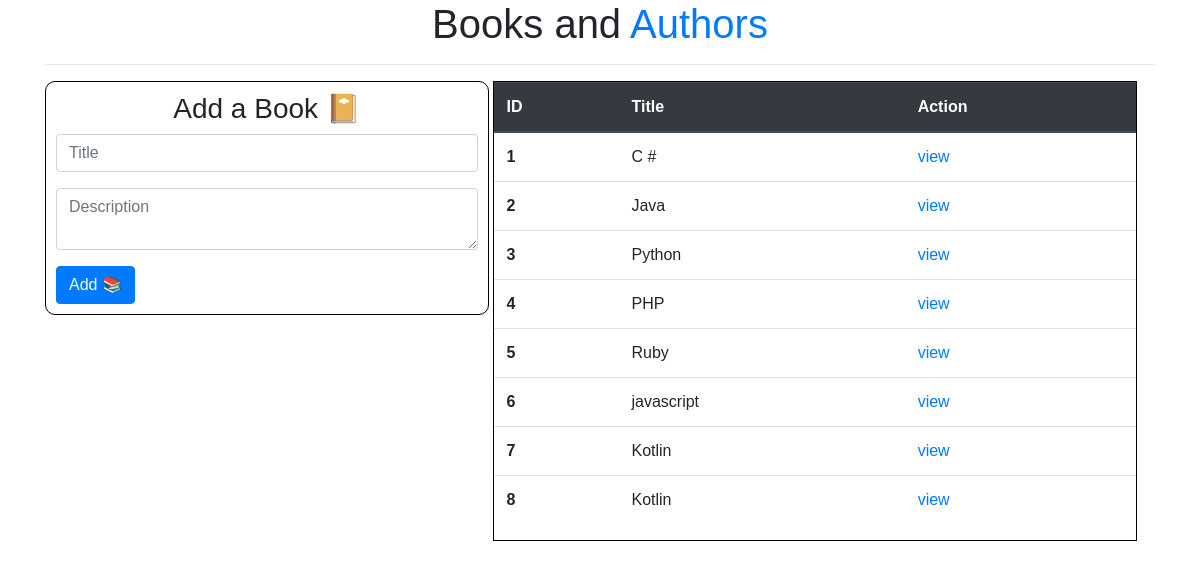
The page / on the database its author committed.
### books_authors_app/models.py (models this page shows)
class Book(models.Model):
  title = models.CharField(max_length=255)
  desc = models.TextField()
  created_at = models.DateTimeField(auto_now_add=True)
  updated_at = models.DateTimeField(auto_now=True)

### books_authors_app/views.py (the view)
# urls.py: path('', views.index),
def index(request):
  print('\n --- index ---')
  context = {
    'all_books' : Book.objects.all()
  }
  return render(request, 'index.html', context)

### books_authors_app/templates/index.html (shortened to what this page needs)
<!DOCTYPE html>
<html lang="en">
  <head>
    <link
      rel="stylesheet"
      href="https://cdn.jsdelivr.net/npm/bootstrap@4.5.3/dist/css/bootstrap.min.css"
    />
  </head>
  <body>
    <div class="wrapper">
      <div class="container">
        <h1>Books and <a href="/authors_index">Authors</a></h1>
        <hr />
        <div class="left">
          <h3>Add a Book 📔</h3>
          <form action="/add_book" method="post">
            <div class="form-group">
              <input
                name="title"
                type="text"
                class="form-control"
                placeholder="Title"
                spellcheck="false"
                data-ms-editor="true"
              />
            </div>
            <div class="form-group">
              <textarea
                name="desc"
                class="form-control"
                placeholder="Description"
              ></textarea>
            </div>
            <input class="btn btn-primary" type="submit" value="Add 📚" />
          </form>
        </div>
        <div class="right">
          <table class="table">
            <thead class="thead-dark">
              <tr>
                <th>ID</th>
                <th>Title</th>
                <th>Action</th>
              </tr>
            </thead>
            <tbody>
              {% for book in all_books %}
              <tr>
                <th scope="row">{{book.id}}</th>
                <td>{{book.title}}</td>
                <td><a href="/books/{{book.id}}">view</a></td>
              </tr>
              {% endfor %}
            </tbody>
          </table>
        </div>
      </div>
    </div>
  </body>
</html>

### books_authors_app/templates/index.html (style rules this page uses)
body * { font-family: sans-serif; }
div.left { border: 1px solid black; width: 40%; min-height: 200px; display: inline-block; vertical-align: top; padding: 10px; border-radius: 10px; }
div.right { border: 1px solid black; width: 58%; min-height: 200px; display: inline-block; vertical-align: top; }
h1, h3 { text-align: center; }

### rows shown on the page
Book: id "1", title "C #"
Book: id "2", title "Java"
Book: id "3", title "Python"
Book: id "4", title "PHP"
Book: id "5", title "Ruby"
Book: id "6", title "javascript"
Book: id "7", title "Kotlin"
Book: id "8", title "Kotlin"
